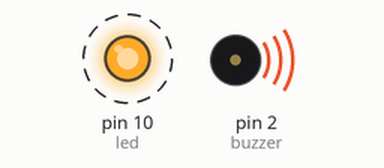
This sketch was run on a simulated Arduino Uno, built with avr-gcc and run on an emulated ATmega328P. On the bench: output pins drawn as LEDs (lit = HIGH), buzzer (waves = sounding). Dashed ring = blinking.

Above: at 0.05 s.
Timing chart, 0 to 3.0 s (numbered marks = the images above):
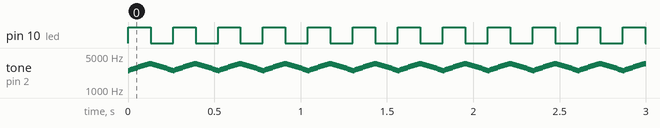

The sketch:

sketch_oct8a.ino
```cpp
// Definição dos pinos conforme montagem da imagem
const int led = 10;      // LED no pino 10
const int buzzer = 2;    // Piezo no pino 2

void setup() {
  pinMode(led, OUTPUT);
  pinMode(buzzer, OUTPUT);
}

void loop() {
  digitalWrite(led, HIGH);
  // Frequências agudas onde o piezo físico produz mais volume
  for (int freq = 2500; freq <= 3500; freq += 80) {
    tone(buzzer, freq, 20);
    delay(10);
  }

  digitalWrite(led, LOW);
  for (int freq = 3500; freq >= 2500; freq -= 80) {
    tone(buzzer, freq, 20);
    delay(10);
  }
}
```

Measured:
- by itself, pin 10 (led): alternates HIGH for 0.13 s and LOW for 0.13 s
- by itself, tone on pin 2 (buzzer): plays 2500 Hz for 0.01 s, 2580 Hz for 0.01 s, 2660 Hz for 0.01 s, 2740 Hz for 0.01 s, 2820 Hz for 0.01 s, 2900 Hz for 0.01 s … (7421 notes in this stretch)
